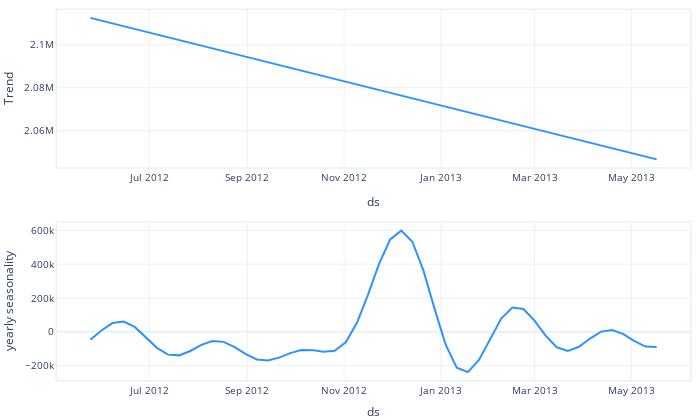

The cell this chart's notebook holds for it:
### Code cell
model.plot_components(forecast)
